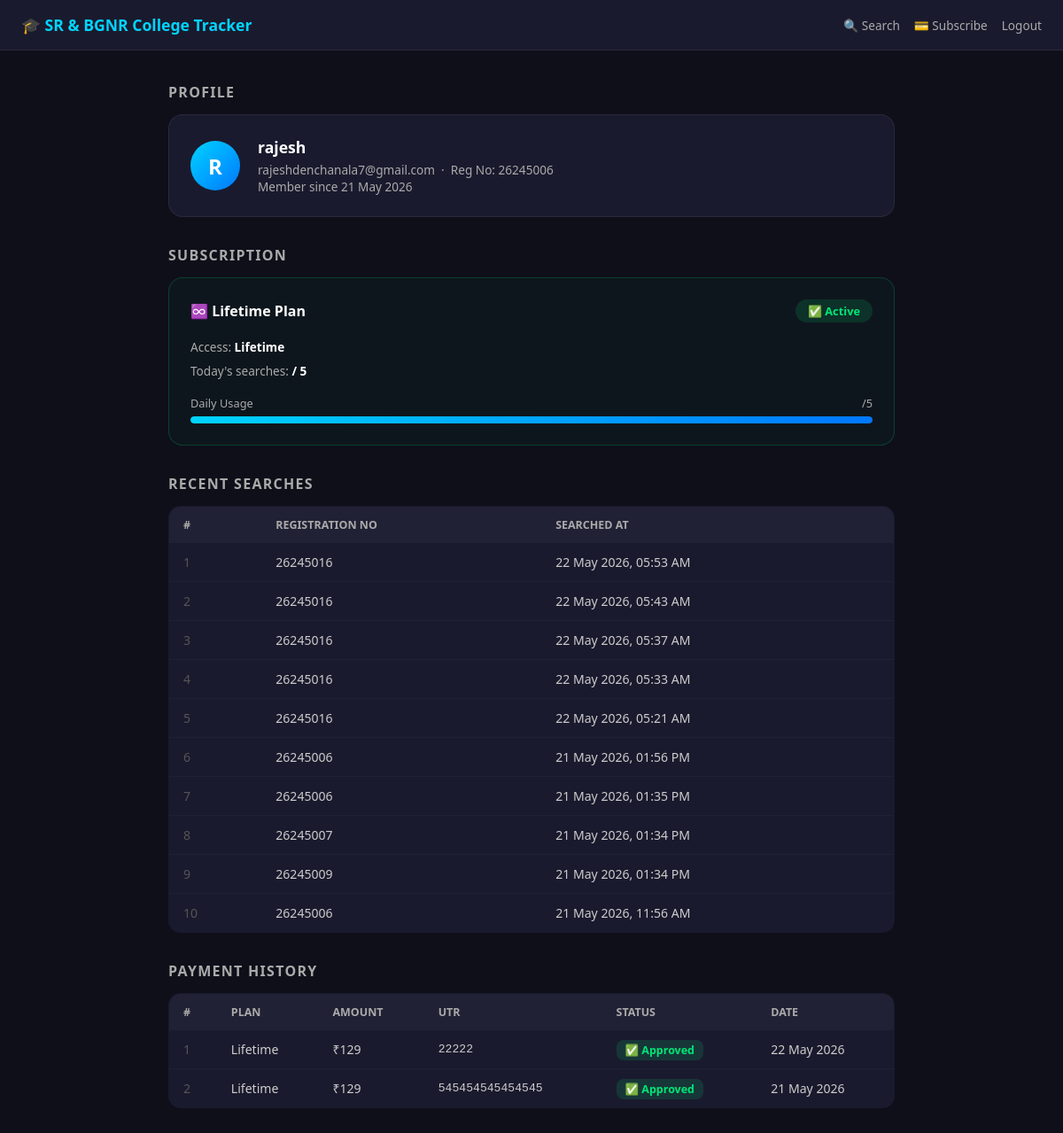
Page /account (signed in) on the committed database.
### models.py (models this page shows)
class User(UserMixin, db.Model):
    id            = db.Column(db.Integer, primary_key=True)
    name          = db.Column(db.String(100), nullable=False)
    email         = db.Column(db.String(120), unique=True, nullable=False)
    password      = db.Column(db.String(200), nullable=False)
    regd_no       = db.Column(db.String(20),  nullable=False)
    is_admin      = db.Column(db.Boolean, default=False)
    created_at    = db.Column(db.DateTime, default=datetime.utcnow)
    subscriptions = db.relationship('Subscription', backref='user', lazy=True)

class Subscription(db.Model):
    id         = db.Column(db.Integer, primary_key=True)
    user_id    = db.Column(db.Integer, db.ForeignKey('user.id'), nullable=False)
    plan       = db.Column(db.String(20), nullable=False)
    start_date = db.Column(db.DateTime, default=datetime.utcnow)
    end_date   = db.Column(db.DateTime, nullable=True)
    is_active  = db.Column(db.Boolean, default=True)

class SearchHistory(db.Model):
    id          = db.Column(db.Integer, primary_key=True)
    user_id     = db.Column(db.Integer, db.ForeignKey('user.id'), nullable=False)
    regd_no     = db.Column(db.String(20), nullable=False)
    searched_at = db.Column(db.DateTime, default=datetime.utcnow)

class Payment(db.Model):
    id           = db.Column(db.Integer, primary_key=True)
    user_id      = db.Column(db.Integer, db.ForeignKey('user.id'), nullable=False)
    utr          = db.Column(db.String(50), nullable=False)
    amount       = db.Column(db.Float, nullable=False)
    plan         = db.Column(db.String(20), nullable=False)
    status       = db.Column(db.String(20), default='pending')
    submitted_at = db.Column(db.DateTime, default=datetime.utcnow)

### app.py (the view)
@app.route('/account')
@login_required
def account():
    sub = get_active_subscription(current_user)
    searches = SearchHistory.query.filter_by(
        user_id=current_user.id
    ).order_by(SearchHistory.searched_at.desc()).limit(20).all()
    payments = Payment.query.filter_by(
        user_id=current_user.id
    ).order_by(Payment.submitted_at.desc()).all()
    return render_template(
        'account.html',
        sub=sub,
        searches=searches,
        payments=payments
    )

### app.py (called while the page is built)
@login_manager.user_loader
def load_user(user_id):
    return db.session.get(User, int(user_id))

def get_active_subscription(user):
    sub = Subscription.query.filter_by(
        user_id=user.id,
        is_active=True
    ).order_by(Subscription.id.desc()).first()
    if not sub:
        return None
    if (
        sub.plan == 'monthly'
        and sub.end_date
        and sub.end_date < datetime.now()
    ):
        sub.is_active = False
        db.session.commit()
        return None
    return sub

### templates/account.html (shortened to what this page needs)
<!DOCTYPE html>
<html lang="en">
<head>
</head>
<body>
<div class="topbar">
  <div class="topbar-title">🎓 SR & BGNR College Tracker</div>
  <div class="topbar-links">
    <a href="{{ url_for('index') }}">🔍 Search</a>
    <a href="{{ url_for('subscribe') }}">💳 Subscribe</a>
    <a href="{{ url_for('auth.logout') }}">Logout</a>
  </div>
</div>
<div class="container">
  <div class="section">
    <div class="section-title">Profile</div>
    <div class="profile-card">
      <div class="avatar">{{ current_user.name[0].upper() }}</div>
      <div class="profile-info">
        <h3>{{ current_user.name }}</h3>
        <p>{{ current_user.email }} &nbsp;·&nbsp; Reg No: {{ current_user.regd_no }}</p>
        <p>Member since {{ current_user.created_at.strftime('%d %b %Y') }}</p>
      </div>
    </div>
  </div>
  <div class="section">
    <div class="section-title">Subscription</div>
    <div class="sub-card {{ 'sub-active' if sub else '' }}">
      <div class="sub-header">
        <strong style="font-size:1rem;">
          {% if sub %}
            {{ '📅 Monthly Plan' if sub.plan == 'monthly' else '♾️ Lifetime Plan' }}
          {% else %}
            No Active Subscription
          {% endif %}
        </strong>
        <span class="sub-badge {{ 'badge-active' if sub else 'badge-inactive' }}">
          {{ '✅ Active' if sub else '❌ Inactive' }}
        </span>
      </div>
      {% if sub %}
        <div class="sub-details">
          {% if sub.end_date %}
            Expires: <strong>{{ sub.end_date.strftime('%d %b %Y') }}</strong>
          {% else %}
            Access: <strong>Lifetime</strong>
          {% endif %}
          <br>
          Today's searches: <strong>{{ searches_today }} / 5</strong>
        </div>
        <div class="usage-bar-wrap">
          <div class="usage-label">
            <span>Daily Usage</span>
            <span>{{ searches_today }}/5</span>
          </div>
          <div class="usage-bar-bg">
            <div class="usage-bar-fill" id="usageBar"></div>
          </div>
        </div>
      {% else %}
        <p style="color:#aaa; font-size:0.85rem; margin-bottom:14px;">
          Subscribe to access your academic results.
        </p>
        <a href="{{ url_for('subscribe') }}" class="btn-subscribe">Get Subscription</a>
      {% endif %}
    </div>
  </div>
  <div class="section">
    <div class="section-title">Recent Searches</div>
    {% if searches %}
      <table class="data-table">
        <thead>
          <tr><th>#</th><th>Registration No</th><th>Searched At</th></tr>
        </thead>
        <tbody>
          {% for s in searches %}
            <tr>
              <td style="color:#555;">{{ loop.index }}</td>
              <td>{{ s.regd_no }}</td>
              <td>{{ s.searched_at.strftime('%d %b %Y, %I:%M %p') }}</td>
            </tr>
          {% endfor %}
        </tbody>
      </table>
    {% else %}
      <div class="empty-state">No searches yet.</div>
    {% endif %}
  </div>
  <div class="section">
    <div class="section-title">Payment History</div>
    {% if payments %}
      <table class="data-table">
        <thead>
          <tr><th>#</th><th>Plan</th><th>Amount</th><th>UTR</th><th>Status</th><th>Date</th></tr>
        </thead>
        <tbody>
          {% for p in payments %}
            <tr>
              <td style="color:#555;">{{ loop.index }}</td>
              <td>{{ p.plan | capitalize }}</td>
              <td>₹{{ p.amount | int }}</td>
              <td style="font-family:monospace; font-size:0.82rem;">{{ p.utr }}</td>
              <td>
                <span class="status-badge status-{{ p.status }}">
                  {% if p.status == 'pending' %}⏳ Pending
                  {% elif p.status == 'approved' %}✅ Approved
                  {% else %}❌ Rejected{% endif %}
                </span>
              </td>
              <td>{{ p.submitted_at.strftime('%d %b %Y') }}</td>
            </tr>
          {% endfor %}
        </tbody>
      </table>
    {% else %}
      <div class="empty-state">No payments submitted yet.</div>
    {% endif %}
  </div>
</div>
</body>
</html>

### templates/account.html (style rules this page uses)
* { margin: 0; padding: 0; box-sizing: border-box; }
body { font-family: 'Segoe UI', sans-serif; background: #0f0f1a; color: #fff; min-height: 100vh; }
.topbar { background: #1a1a2e; padding: 16px 24px; display: flex; justify-content: space-between; align-items: center; border-bottom: 1px solid #ffffff11; }
.topbar-title { color: #00d4ff; font-weight: bold; font-size: 1.1rem; }
.topbar-links { display: flex; gap: 16px; align-items: center; }
.topbar-links a { color: #aaa; font-size: 0.85rem; text-decoration: none; }
.container { max-width: 860px; margin: 0 auto; padding: 36px 20px; }
.section { margin-bottom: 32px; }
.section-title { font-size: 1rem; font-weight: bold; color: #aaa; text-transform: uppercase; letter-spacing: 0.08em; margin-bottom: 14px; }
.profile-card { background: #1a1a2e; border: 1px solid #ffffff11; border-radius: 16px; padding: 24px; display: flex; align-items: center; gap: 20px; flex-wrap: wrap; }
.avatar { width: 56px; height: 56px; border-radius: 50%; background: linear-gradient(135deg, #00d4ff, #0077ff); display: flex; align-items: center; justify-content: center; font-size: 1.5rem; font-weight: bold; color: #fff; flex-shrink: 0; }
.profile-info h3 { font-size: 1.1rem; margin-bottom: 4px; }
.profile-info p { color: #aaa; font-size: 0.85rem; }
.sub-card { background: #1a1a2e; border: 1px solid #ffffff11; border-radius: 16px; padding: 24px; }
.sub-active { border-color: #00e67633; background: #00e67608; }
.sub-header { display: flex; justify-content: space-between; align-items: center; flex-wrap: wrap; gap: 10px; margin-bottom: 14px; }
.sub-badge { padding: 4px 14px; border-radius: 20px; font-size: 0.8rem; font-weight: bold; }
.badge-active { background: #00e67622; color: #00e676; }
.sub-details { color: #aaa; font-size: 0.85rem; line-height: 2; }
.sub-details strong { color: #fff; }
.usage-bar-wrap { margin-top: 14px; }
.usage-label { display: flex; justify-content: space-between; font-size: 0.8rem; color: #aaa; margin-bottom: 6px; }
.usage-bar-bg { background: #ffffff11; border-radius: 999px; height: 8px; overflow: hidden; }
.usage-bar-fill { height: 100%; border-radius: 999px; background: linear-gradient(90deg, #00d4ff, #0077ff); }
.data-table { width: 100%; border-collapse: collapse; background: #1a1a2e; border-radius: 14px; overflow: hidden; border: 1px solid #ffffff11; }
.data-table th { text-align: left; padding: 12px 16px; background: #ffffff08; color: #aaa; font-size: 0.78rem; text-transform: uppercase; }
.data-table td { padding: 12px 16px; border-top: 1px solid #ffffff08; font-size: 0.88rem; color: #ccc; }
.data-table tr:first-child td { border-top: none; }
.status-badge { padding: 3px 10px; border-radius: 8px; font-size: 0.78rem; font-weight: bold; }
.status-approved { background: #00e67622; color: #00e676; }

### rows in the picture
User: name "R", name "rajesh", email "rajeshdenchanala7@gmail.com", regd_no "26245006", created_at "21 May 2026"
Subscription: plan "♾️ Lifetime Plan"
SearchHistory: regd_no "26245016", searched_at "22 May 2026, 05:53 AM"
SearchHistory: regd_no "26245016", searched_at "22 May 2026, 05:43 AM"
SearchHistory: regd_no "26245016", searched_at "22 May 2026, 05:37 AM"
SearchHistory: regd_no "26245016", searched_at "22 May 2026, 05:33 AM"
SearchHistory: regd_no "26245016", searched_at "22 May 2026, 05:21 AM"
SearchHistory: regd_no "26245006", searched_at "21 May 2026, 01:56 PM"
SearchHistory: regd_no "26245006", searched_at "21 May 2026, 01:35 PM"
SearchHistory: regd_no "26245007", searched_at "21 May 2026, 01:34 PM"
SearchHistory: regd_no "26245009", searched_at "21 May 2026, 01:34 PM"
SearchHistory: regd_no "26245006", searched_at "21 May 2026, 11:56 AM"
Payment: plan "Lifetime", amount "129", utr "22222", status "✅ Approved", submitted_at "22 May 2026"
Payment: plan "Lifetime", amount "129", utr "545454545454545", status "✅ Approved", submitted_at "21 May 2026"

### other values in the picture
{{ '✅ Active' if sub else '❌ Inactive' }} "✅ Active"
